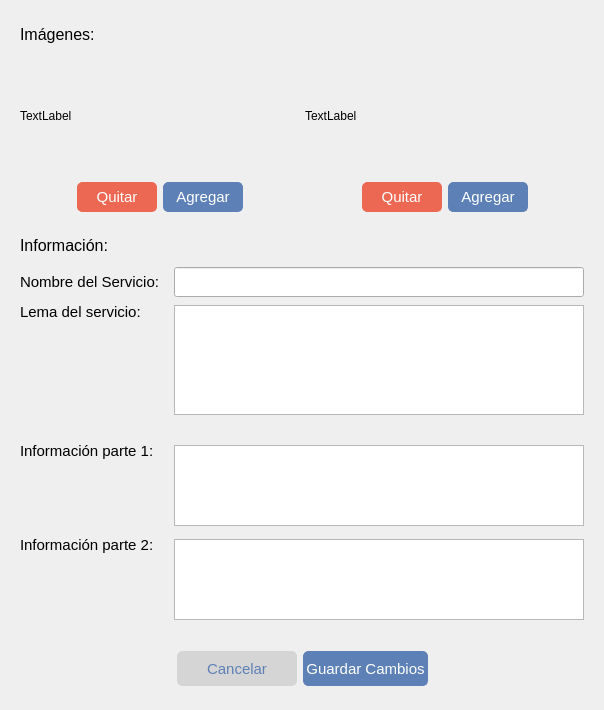
        <widget class="QWidget" name="scrollAreaWidgetContents_3">
         <property name="geometry">
          <rect>
           <x>0</x>
           <y>0</y>
           <width>604</width>
           <height>706</height>
          </rect>
         </property>
         <layout class="QVBoxLayout" name="verticalLayout_3">
          <item>
           <widget class="QWidget" name="fotos" native="true">
            <property name="minimumSize">
             <size>
              <width>0</width>
              <height>210</height>
             </size>
            </property>
            <property name="maximumSize">
             <size>
              <width>16777215</width>
              <height>220</height>
             </size>
            </property>
            <layout class="QGridLayout" name="gridLayout_7">
             <item row="0" column="0">
              <layout class="QHBoxLayout" name="horizontalLayout_13">
               <item>
                <widget class="QLabel" name="label_5">
                 <property name="minimumSize">
                  <size>
                   <width>0</width>
                   <height>22</height>
                  </size>
                 </property>
                 <property name="text">
                  <string>&lt;html&gt;&lt;head/&gt;&lt;body&gt;&lt;p&gt;&lt;span style=&quot; font-size:12pt;&quot;&gt;Imágenes:&lt;/span&gt;&lt;/p&gt;&lt;/body&gt;&lt;/html&gt;</string>
                 </property>
                </widget>
               </item>
               <item>
                <spacer name="horizontalSpacer_13">
                 <property name="orientation">
                  <enum>Qt::Horizontal</enum>
                 </property>
                 <property name="sizeHint" stdset="0">
                  <size>
                   <width>40</width>
                   <height>20</height>
                  </size>
                 </property>
                </spacer>
               </item>
              </layout>
             </item>
             <item row="1" column="0">
              <layout class="QHBoxLayout" name="horizontalLayout_14">
               <item>
                <layout class="QVBoxLayout" name="verticalLayout_5">
                 <item>
                  <widget class="QLabel" name="nfoto1">
                   <property name="minimumSize">
                    <size>
                     <width>250</width>
                     <height>120</height>
                    </size>
                   </property>
                   <property name="text">
                    <string>TextLabel</string>
                   </property>
                  </widget>
                 </item>
                 <item>
                  <layout class="QHBoxLayout" name="horizontalLayout_2">
                   <item>
                    <spacer name="horizontalSpacer_3">
                     <property name="orientation">
                      <enum>Qt::Horizontal</enum>
                     </property>
                     <property name="sizeHint" stdset="0">
                      <size>
                       <width>40</width>
                       <height>20</height>
                      </size>
                     </property>
                    </spacer>
                   </item>
                   <item>
                    <widget class="QPushButton" name="q1">
                     <property name="minimumSize">
                      <size>
                       <width>80</width>
                       <height>30</height>
                      </size>
                     </property>
                     <property name="font">
                      <font>
                       <family>MS Shell Dlg 2</family>
                       <pointsize>11</pointsize>
                       <weight>50</weight>
                       <italic>false</italic>
                       <bold>false</bold>
                      </font>
                     </property>
                     <property name="styleSheet">
                      <string notr="true">background-color: #ED6853;
border:1px  solid #ED6853;
border-radius:5px;
color: white;
</string>
                     </property>
                     <property name="text">
                      <string>Quitar</string>
                     </property>
                    </widget>
                   </item>
                   <item>
                    <widget class="QPushButton" name="a1">
                     <property name="minimumSize">
                      <size>
                       <width>80</width>
                       <height>30</height>
                      </size>
                     </property>
                     <property name="font">
                      <font>
                       <pointsize>11</pointsize>
                      </font>
                     </property>
                     <property name="styleSheet">
                      <string notr="true">color: white;
border:1px solid #5D80B6;
background-color: #5D80B6;
border-radius:5px;</string>
                     </property>
                     <property name="text">
                      <string>Agregar</string>
                     </property>
                    </widget>
                   </item>
                   <item>
                    <spacer name="horizontalSpacer_4">
                     <property name="orientation">
                      <enum>Qt::Horizontal</enum>
                     </property>
                     <property name="sizeHint" stdset="0">
                      <size>
                       <width>40</width>
                       <height>20</height>
                      </size>
                     </property>
                    </spacer>
                   </item>
                  </layout>
                 </item>
                </layout>
               </item>
               <item>
                <layout class="QVBoxLayout" name="verticalLayout_6">
                 <item>
                  <widget class="QLabel" name="nfoto2">
                   <property name="minimumSize">
                    <size>
                     <width>260</width>
                     <height>120</height>
                    </size>
                   </property>
                   <property name="text">
                    <string>TextLabel</string>
                   </property>
                  </widget>
                 </item>
                 <item>
                  <layout class="QHBoxLayout" name="horizontalLayout_3">
                   <item>
                    <spacer name="horizontalSpacer_5">
                     <property name="orientation">
                      <enum>Qt::Horizontal</enum>
                     </property>
                     <property name="sizeHint" stdset="0">
                      <size>
                       <width>40</width>
                       <height>20</height>
                      </size>
                     </property>
                    </spacer>
                   </item>
                   <item>
                    <widget class="QPushButton" name="q2">
                     <property name="minimumSize">
                      <size>
                       <width>80</width>
                       <height>30</height>
                      </size>
                     </property>
                     <property name="font">
                      <font>
                       <family>MS Shell Dlg 2</family>
                       <pointsize>11</pointsize>
                       <weight>50</weight>
                       <italic>false</italic>
                       <bold>false</bold>
                      </font>
                     </property>
                     <property name="styleSheet">
                      <string notr="true">background-color: #ED6853;
border:1px  solid #ED6853;
border-radius:5px;
color: white;</string>
                     </property>
                     <property name="text">
                      <string>Quitar</string>
                     </property>
                    </widget>
                   </item>
                   <item>
                    <widget class="QPushButton" name="a2">
                     <property name="minimumSize">
                      <size>
                       <width>80</width>
                       <height>30</height>
                      </size>
                     </property>
                     <property name="font">
                      <font>
                       <pointsize>11</pointsize>
                      </font>
                     </property>
                     <property name="styleSheet">
                      <string notr="true">color: white;
border:1px solid #5D80B6;
background-color: #5D80B6;
border-radius:5px;</string>
                     </property>
                     <property name="text">
                      <string>Agregar</string>
                     </property>
                    </widget>
                   </item>
                   <item>
                    <spacer name="horizontalSpacer_6">
                     <property name="orientation">
                      <enum>Qt::Horizontal</enum>
                     </property>
                     <property name="sizeHint" stdset="0">
                      <size>
                       <width>40</width>
                       <height>20</height>
                      </size>
                     </property>
                    </spacer>
                   </item>
                  </layout>
                 </item>
                </layout>
               </item>
              </layout>
             </item>
            </layout>
           </widget>
          </item>
          <item>
           <widget class="QWidget" name="titulo_lema" native="true">
            <property name="minimumSize">
             <size>
              <width>0</width>
              <height>200</height>
             </size>
            </property>
            <property name="maximumSize">
             <size>
              <width>16777215</width>
              <height>200</height>
             </size>
            </property>
            <layout class="QGridLayout" name="gridLayout_8">
             <item row="3" column="0">
              <layout class="QHBoxLayout" name="horizontalLayout_17">
               <item>
                <layout class="QVBoxLayout" name="verticalLayout_12">
                 <item>
                  <widget class="QLabel" name="label_8">
                   <property name="text">
                    <string>&lt;html&gt;&lt;head/&gt;&lt;body&gt;&lt;p&gt;&lt;span style=&quot; font-size:11pt;&quot;&gt;Lema del servicio:&lt;/span&gt;&lt;/p&gt;&lt;/body&gt;&lt;/html&gt;</string>
                   </property>
                  </widget>
                 </item>
                 <item>
                  <spacer name="verticalSpacer_5">
                   <property name="orientation">
                    <enum>Qt::Vertical</enum>
                   </property>
                   <property name="sizeHint" stdset="0">
                    <size>
                     <width>20</width>
                     <height>40</height>
                    </size>
                   </property>
                  </spacer>
                 </item>
                </layout>
               </item>
               <item alignment="Qt::AlignRight">
                <widget class="QPlainTextEdit" name="lemae">
                 <property name="minimumSize">
                  <size>
                   <width>410</width>
                   <height>100</height>
                  </size>
                 </property>
                 <property name="maximumSize">
                  <size>
                   <width>410</width>
                   <height>110</height>
                  </size>
                 </property>
                </widget>
               </item>
              </layout>
             </item>
             <item row="2" column="0">
              <layout class="QHBoxLayout" name="horizontalLayout_18">
               <item>
                <widget class="QLabel" name="label_7">
                 <property name="text">
                  <string>&lt;html&gt;&lt;head/&gt;&lt;body&gt;&lt;p&gt;&lt;span style=&quot; font-size:11pt;&quot;&gt;Nombre del Servicio:&lt;/span&gt;&lt;/p&gt;&lt;/body&gt;&lt;/html&gt;</string>
                 </property>
                </widget>
               </item>
               <item alignment="Qt::AlignRight">
                <widget class="QLineEdit" name="tituloE">
                 <property name="minimumSize">
                  <size>
                   <width>410</width>
                   <height>30</height>
                  </size>
                 </property>
                 <property name="maximumSize">
                  <size>
                   <width>410</width>
                   <height>16777215</height>
                  </size>
                 </property>
                </widget>
               </item>
              </layout>
             </item>
             <item row="0" column="0">
              <layout class="QHBoxLayout" name="horizontalLayout_16">
               <item>
                <widget class="QLabel" name="label_6">
                 <property name="text">
                  <string>&lt;html&gt;&lt;head/&gt;&lt;body&gt;&lt;p&gt;&lt;span style=&quot; font-size:12pt;&quot;&gt;Información:&lt;/span&gt;&lt;/p&gt;&lt;/body&gt;&lt;/html&gt;</string>
                 </property>
                </widget>
               </item>
               <item>
                <spacer name="horizontalSpacer_16">
                 <property name="orientation">
                  <enum>Qt::Horizontal</enum>
                 </property>
                 <property name="sizeHint" stdset="0">
                  <size>
                   <width>40</width>
                   <height>20</height>
                  </size>
                 </property>
                </spacer>
               </item>
              </layout>
             </item>
             <item row="1" column="0">
              <spacer name="verticalSpacer_8">
               <property name="orientation">
                <enum>Qt::Vertical</enum>
               </property>
               <property name="sizeType">
                <enum>QSizePolicy::Fixed</enum>
               </property>
               <property name="sizeHint" stdset="0">
                <size>
                 <width>20</width>
                 <height>5</height>
                </size>
               </property>
              </spacer>
             </item>
            </layout>
           </widget>
          </item>
          <item>
           <widget class="QWidget" name="informacion" native="true">
            <property name="minimumSize">
             <size>
              <width>0</width>
              <height>200</height>
             </size>
            </property>
            <property name="maximumSize">
             <size>
              <width>16777215</width>
              <height>200</height>
             </size>
            </property>
            <layout class="QGridLayout" name="gridLayout_9">
             <item row="0" column="0">
              <layout class="QHBoxLayout" name="horizontalLayout_19">
               <item>
                <layout class="QVBoxLayout" name="verticalLayout_13">
                 <item>
                  <widget class="QLabel" name="label_9">
                   <property name="text">
                    <string>&lt;html&gt;&lt;head/&gt;&lt;body&gt;&lt;p&gt;&lt;span style=&quot; font-size:11pt;&quot;&gt;Información parte 1:&lt;/span&gt;&lt;/p&gt;&lt;/body&gt;&lt;/html&gt;</string>
                   </property>
                  </widget>
                 </item>
                 <item>
                  <spacer name="verticalSpacer_6">
                   <property name="orientation">
                    <enum>Qt::Vertical</enum>
                   </property>
                   <property name="sizeHint" stdset="0">
                    <size>
                     <width>20</width>
                     <height>40</height>
                    </size>
                   </property>
                  </spacer>
                 </item>
                </layout>
               </item>
               <item>
                <widget class="QPlainTextEdit" name="infoe">
                 <property name="minimumSize">
                  <size>
                   <width>410</width>
                   <height>81</height>
                  </size>
                 </property>
                 <property name="maximumSize">
                  <size>
                   <width>410</width>
                   <height>81</height>
                  </size>
                 </property>
                </widget>
               </item>
              </layout>
             </item>
             <item row="1" column="0">
              <layout class="QHBoxLayout" name="horizontalLayout_20">
               <item>
                <layout class="QVBoxLayout" name="verticalLayout_14">
                 <item>
                  <widget class="QLabel" name="label_10">
                   <property name="text">
                    <string>&lt;html&gt;&lt;head/&gt;&lt;body&gt;&lt;p&gt;&lt;span style=&quot; font-size:11pt;&quot;&gt;Información parte 2:&lt;/span&gt;&lt;/p&gt;&lt;/body&gt;&lt;/html&gt;</string>
                   </property>
                  </widget>
                 </item>
                 <item>
                  <spacer name="verticalSpacer_7">
                   <property name="orientation">
                    <enum>Qt::Vertical</enum>
                   </property>
                   <property name="sizeHint" stdset="0">
                    <size>
                     <width>20</width>
                     <height>40</height>
                    </size>
                   </property>
                  </spacer>
                 </item>
                </layout>
               </item>
               <item>
                <widget class="QPlainTextEdit" name="ifno2e">
                 <property name="minimumSize">
                  <size>
                   <width>410</width>
                   <height>81</height>
                  </size>
                 </property>
                 <property name="maximumSize">
                  <size>
                   <width>410</width>
                   <height>81</height>
                  </size>
                 </property>
                </widget>
               </item>
              </layout>
             </item>
            </layout>
           </widget>
          </item>
          <item>
           <widget class="QWidget" name="widget_5" native="true">
            <property name="minimumSize">
             <size>
              <width>0</width>
              <height>60</height>
             </size>
            </property>
            <property name="maximumSize">
             <size>
              <width>16777215</width>
              <height>60</height>
             </size>
            </property>
            <layout class="QGridLayout" name="gridLayout_11">
             <item row="0" column="0">
              <layout class="QHBoxLayout" name="horizontalLayout_22">
               <item>
                <spacer name="horizontalSpacer_19">
                 <property name="orientation">
                  <enum>Qt::Horizontal</enum>
                 </property>
                 <property name="sizeHint" stdset="0">
                  <size>
                   <width>40</width>
                   <height>20</height>
                  </size>
                 </property>
                </spacer>
               </item>
               <item>
                <widget class="QPushButton" name="cancelare">
                 <property name="minimumSize">
                  <size>
                   <width>120</width>
                   <height>35</height>
                  </size>
                 </property>
                 <property name="maximumSize">
                  <size>
                   <width>120</width>
                   <height>35</height>
                  </size>
                 </property>
                 <property name="font">
                  <font>
                   <pointsize>11</pointsize>
                  </font>
                 </property>
                 <property name="styleSheet">
                  <string notr="true">color: #5D80B6;
border:1px solid #d5d5d5;
background-color: #d5d5d5;
border-radius:5px;</string>
                 </property>
                 <property name="text">
                  <string>Cancelar</string>
                 </property>
                </widget>
               </item>
               <item>
                <widget class="QPushButton" name="guardare">
                 <property name="minimumSize">
                  <size>
                   <width>125</width>
                   <height>35</height>
                  </size>
                 </property>
                 <property name="maximumSize">
                  <size>
                   <width>125</width>
                   <height>35</height>
                  </size>
                 </property>
                 <property name="font">
                  <font>
                   <pointsize>11</pointsize>
                  </font>
                 </property>
                 <property name="styleSheet">
                  <string notr="true">color: white;
border:1px solid #5D80B6;
background-color: #5D80B6;
border-radius:5px;</string>
                 </property>
                 <property name="text">
                  <string>Guardar Cambios</string>
                 </property>
                </widget>
               </item>
               <item>
                <spacer name="horizontalSpacer_20">
                 <property name="orientation">
                  <enum>Qt::Horizontal</enum>
                 </property>
                 <property name="sizeHint" stdset="0">
                  <size>
                   <width>40</width>
                   <height>20</height>
                  </size>
                 </property>
                </spacer>
               </item>
              </layout>
             </item>
            </layout>
           </widget>
          </item>
         </layout>
        </widget>
